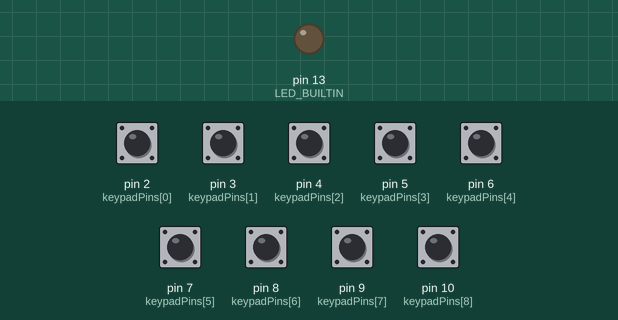
Recording of a sketch running on a simulated Arduino Leonardo, built with avr-gcc and run on an emulated ATmega32U4. Parts: output pins drawn as LEDs (lit = HIGH). The inputs (shaded band) are chosen by the test bench; at power-on: pin 2 (keypadPins[0]), pin 3 (keypadPins[1]), pin 4 (keypadPins[2]), pin 5 (keypadPins[3]), pin 6 (keypadPins[4]), pin 7 (keypadPins[5]), pin 8 (keypadPins[6]), pin 9 (keypadPins[7]), pin 10 (keypadPins[8]) HIGH. USB keyboard and mouse output is not drawn.

Above: at 1.2 s.
1.3 s: pin 2 (keypadPins[0]) pulled LOW for 1 s
At 2.2 s:
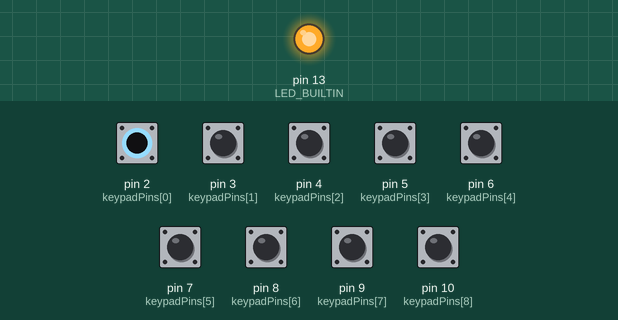
Timing chart, 0 to 4.3 s (numbered marks = the images above; inputs shaded):
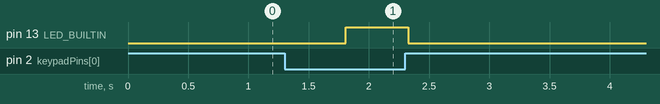

Measured:
- after the input at 1.3 s, pin 13 (LED_BUILTIN): LOW → HIGH after 0.51 s, → LOW 0.52 s later

The sketch:

streamDeck.ino
```cpp
#include <Keyboard.h>

int keypadPins[9] = {2, 3, 4, 5, 6, 7, 8, 9, 10};
int keypadStatus;  // Used to monitor which buttons are pressed.
int timeout;  // timeout variable used in loop

void setup()
{
  pinMode(LED_BUILTIN, OUTPUT);
  for (int i=0; i<9; i++)
  {
    pinMode(keypadPins[i], INPUT);  // Set all keypad pins as inputs
    digitalWrite(keypadPins[i], HIGH);  // pull all keypad pins high
  }
  Keyboard.begin();
}

void loop()
{
  keypadStatus = getKeypadStatus();  // read which buttons are pressed
  if (keypadStatus != 0)  // If a button is pressed go into here
  {
    sendKeyPress(keypadStatus);  // send the button over USB
    timeout = 500;  // top of the repeat delay
    while ((getKeypadStatus() == keypadStatus) && (--timeout))  // Decrement timeout and check if key is being held down
      delay(1);
    while (getKeypadStatus() == keypadStatus)  // while the same button is held down
    {
      sendKeyPress(keypadStatus);  // continue to send the button over USB
      digitalWrite(LED_BUILTIN, HIGH);
      delay(50);  // 50ms repeat rate
    }
    digitalWrite(LED_BUILTIN, LOW);
  }
}

/* sendKeyPress(int key): This function sends a single key over USB
   It requires an int, of which the 12 LSbs are used. Each bit in
   key represents a single button on the keypad.
   This function will only send a key press if a single button
   is being pressed */
void sendKeyPress(int key)
{
  switch(key)
  {
    case 2:  // 0x001
      Keyboard.write('1');  // Sends a keyboard '1'
      break;
    case 3:  // 0x002
      Keyboard.write('2');
      break;
    case 4:  // 0x004
      Keyboard.write('3');
      break;
    case 5:  // 0x008
      Keyboard.write('4');
      break;
    case 6:  // 0x010
      Keyboard.write('5');
      break;
    case 7:  // 0x020
      Keyboard.write('6');
      break;
    case 8:  // 0x040
      Keyboard.write('7');
      break;
    case 9:  // 0x080
      Keyboard.write('8');
      break;
    case 10:  // 0x100
      Keyboard.write('9');
      break;
  }
}

/* getKeypadStatus(): This function returns an int that represents
the status of the 12-button keypad. Only the 12 LSb's of the return
value hold any significange. Each bit represents the status of a single
key on the button pad. '1' is bit 0, '2' is bit 1, '3' is bit 2, ...,
'#' is bit 11.

This function doesn't work for multitouch.
*/
int getKeypadStatus()
{

  for (int i=0; i<9; i++)
  {
    if (digitalRead(keypadPins[i]) == LOW) {
      return keypadPins[i];
    }
  }

  return 0;
}
```
